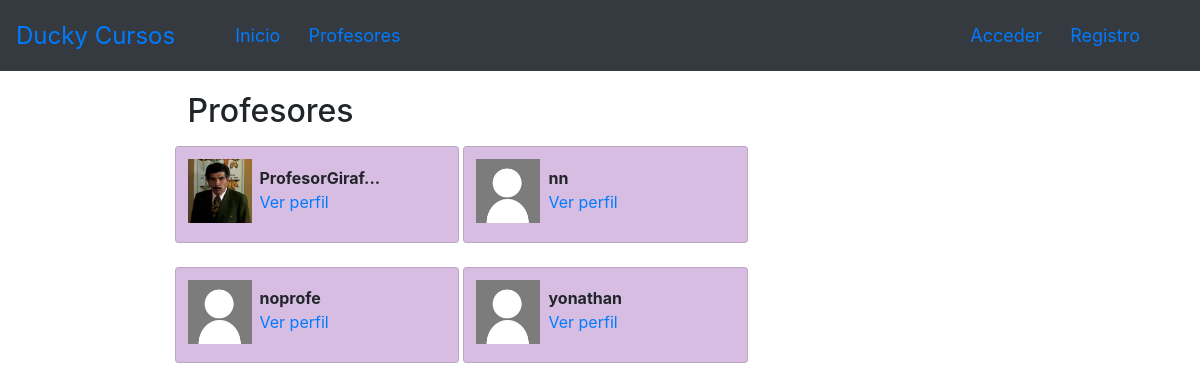
Page /profiles/ on the earlier database version.
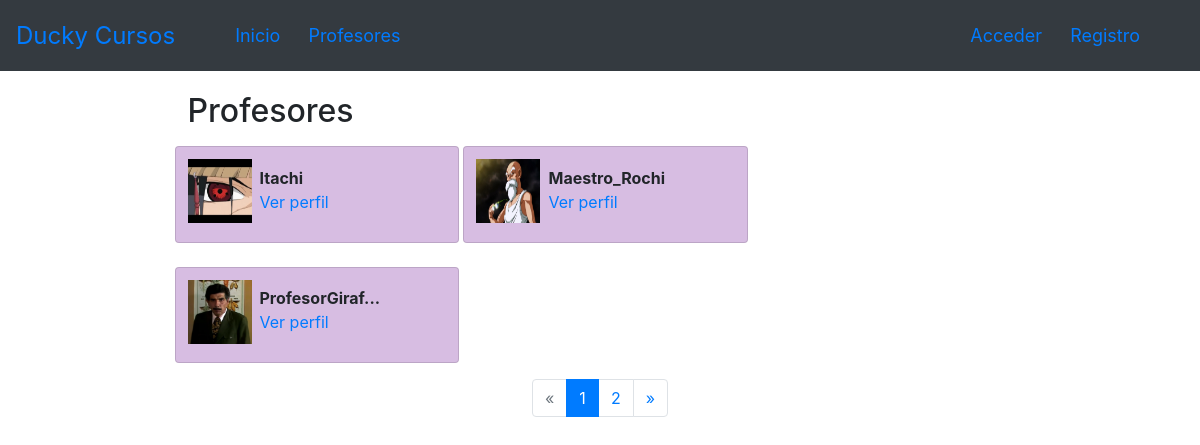
Same page on the later database version.
### registration/models.py (models this page shows, shortened)
class Profile(models.Model):
    user = models.OneToOneField(User, on_delete=models.CASCADE)
    avatar = models.ImageField(upload_to=custom_upload_to, null=True, blank=True)
    bio = models.TextField(null=True, blank=True)
    link = models.URLField(max_length=200, null=True, blank=True)
    profe_is = models.IntegerField(default=0)
    class Meta:
        ordering = ['user__username']

### profiles/views.py (the view)
# urls.py: path('', ProfileListView.as_view(), name='list'),
class ProfileListView(ListView):
    model = Profile
    template_name = 'profiles/profile_list.html'
    paginate_by = 6

### profiles/templates/profiles/profile_list.html (shortened to what this page needs)
{% extends 'core/base.html' %}
{% load static %}
{% block content %}
<main role="main">
  <div class="container">
    <div class="row mt-3" >
      <div class="col-md-9 mx-auto mb-5">
        <h2>Profesores</h2>
        <div class="row">
          {% for profile in profile_list %}
          {% if profile.profe_is == 1 %}
            <div class=" card col-md-4 mt-2 mb-3 " style="padding:8px;  margin:2px; background-color:#D7BDE2 ;">
              <div class="row p-1">
                <div class="col-md-12">
                  {% if profile.avatar %}
                    <img src="{{profile.avatar.url}}" class="img-fluid profile-avatar">
                  {% else %}
                    <img src="{% static 'registration/img/no-avatar.jpg' %}" class="img-fluid profile-avatar">
                  {% endif %}
                  <p class="profile-data">
                    <b>{{profile.user|truncatechars:"16"}}</b><br>
                    <a href="{% url 'profiles:detail' profile.user %}">Ver perfil</a>
                  </p>
                </div>
              </div>
            </div>
          {% endif %}
          {% endfor %}
        </div>
        {% if is_paginated %}
        <nav aria-label="Page navigation">
          <ul class="pagination justify-content-center">
            {% if page_obj.has_previous %}
              <li class="page-item ">
                <a class="page-link" href="?page={{ page_obj.previous_page_number }}">&laquo;</a>
              </li>
            {% else %}
              <li class="page-item disabled">
                <a class="page-link" href="#" tabindex="-1">&laquo;</a>
              </li>
            {% endif %}
            {% for i in paginator.page_range %}
              <li class="page-item {% if page_obj.number == i %}active{% endif %}">
                <a class="page-link" href="?page={{ i }}">{{ i }}</a>
              </li>
            {% endfor %}
            {% if page_obj.has_next %}
              <li class="page-item ">
                <a class="page-link" href="?page={{ page_obj.next_page_number }}">&raquo;</a>
              </li>
            {% else %}
              <li class="page-item disabled">
                <a class="page-link" href="#" tabindex="-1">&raquo;</a>
              </li>
            {% endif %}
          </ul>
        </nav>
        {% endif %}
      </div>
    </div>
  </div>
</main>
{% endblock %}

### core/templates/core/base.html (shortened to what this page needs)
<!DOCTYPE html>
<html lang="es">
  <head>
    {% load static %}
    <link href="{% static 'core/vendor/bootstrap/css/bootstrap.min.css' %}" rel="stylesheet">
    <link href="{% static 'core/vendor/font-awesome/css/font-awesome.min.css' %}" rel="stylesheet" type="text/css">
    <link href="{% static 'core/css/main.css' %}" rel="stylesheet">
  </head>
  <body>
    <body>
      <nav class="navbar navbar-expand-lg  bg-dark">
        <a class="navbar-brand " style="font-size:24px;  "href="{% url 'inicio' %}" style="text-align:left;">Ducky Cursos</a>
        <div class="container">
          <div class="container">
          <div class="collapse navbar-collapse" id="ned">
            <ul class="navbar-nav mr-auto">
              <li class="nav-item">
                <a class="nav-link " style="font-size: 18px ; margin:6px; " href="{% url 'inicio' %}">Inicio</a>
              </li>
              <li class="nav-item">
                <a class="nav-link " style="font-size: 18px ; margin:6px;" href="{% url 'profiles:list' %}">Profesores</a>
              </li>
            </ul>
            <ul class="navbar-nav">
              {% if not request.user.is_authenticated %}
                <li class="nav-item">
                  <a class="nav-link  " style="font-size: 18px ; margin:6px;" href="{% url 'login' %}">Acceder</a>
                </li>
                <li class="nav-item">
                    <a class="nav-link  " style="font-size: 18px ; margin:6px;" href="{% url 'signup' %}">Registro</a>
                  </li>
              {% endif %}
            </ul>
          </div>
        </div>
        </div>
      </nav>
      {% block content %}
      {% endblock %}
  </body>
</html>

### core/static/core/css/main.css (style rules this page uses)
main { padding-top: 5px; }
:root { --jumbotron-padding-y: 3rem; }

### profiles/templates/profiles/profile_list.html (style rules this page uses)
.profile-avatar { float:left;width:4rem;height:4rem }
.profile-data { padding-left:4.5rem;padding-top:.4rem; }

Differences in the rows shown:
no longer on this page (row edited): Profile: profe_is 1 (drawn), user "noprofe"
changed Profile: avatar: picture added; user "yonathan" → "Itachi"; moves up the list
changed Profile: avatar: picture added; user "nn" → "Maestro_Rochi"; moves down the list
Other differences:
new list line: "1"
new list line: "2"
